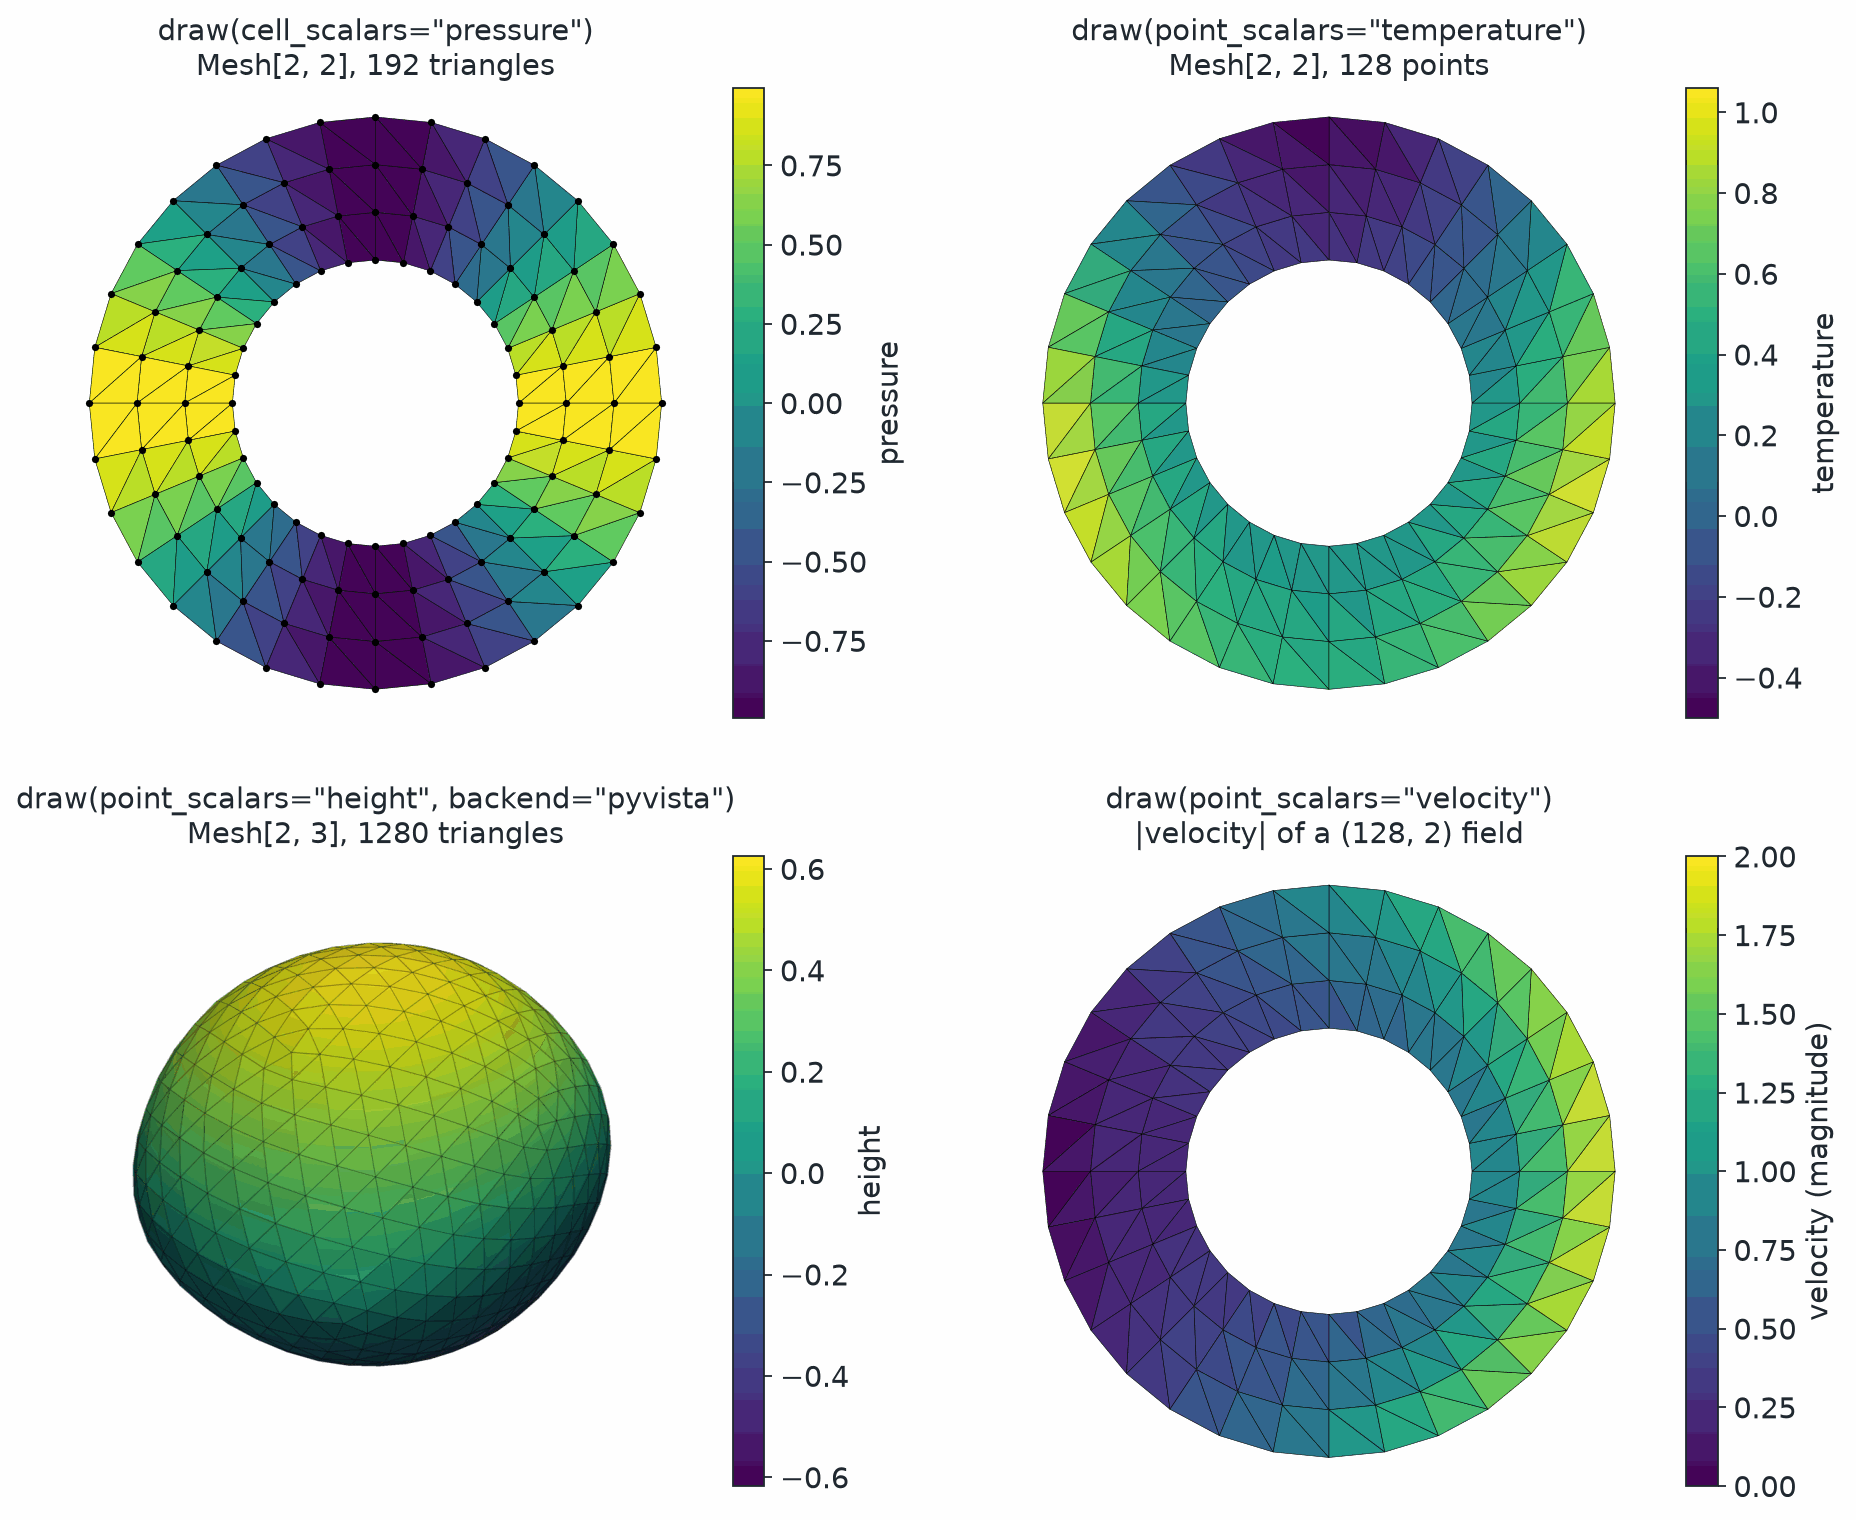

Recreate this plot in Python.
# SPDX-FileCopyrightText: Copyright (c) 2023 - 2026 NVIDIA CORPORATION & AFFILIATES.
# SPDX-FileCopyrightText: All rights reserved.
# SPDX-License-Identifier: Apache-2.0
#
# Licensed under the Apache License, Version 2.0 (the "License");
# you may not use this file except in compliance with the License.
# You may obtain a copy of the License at
#
# http://www.apache.org/licenses/LICENSE-2.0
#
# Unless required by applicable law or agreed to in writing, software
# distributed under the License is distributed on an "AS IS" BASIS,
# WITHOUT WARRANTIES OR CONDITIONS OF ANY KIND, either express or implied.
# See the License for the specific language governing permissions and
# limitations under the License.

"""Render four Mesh.draw calls side by side, each drawn by Mesh.draw itself."""

import sys
from pathlib import Path

import matplotlib.pyplot as plt
import pyvista as pv
import torch

sys.path.insert(0, str(Path(__file__).parent))
import _style as S  # noqa: E402

from physicsnemo.mesh.primitives.planar import annulus_2d  # noqa: E402
from physicsnemo.mesh.primitives.procedural import lumpy_sphere  # noqa: E402

pv.OFF_SCREEN = True

OUTPUT = Path(__file__).parent / "draw_gallery.png"


def main():
    """Generate the documentation image."""

    planar = annulus_2d.load(n_radial=4, n_angular=32)
    x, y = planar.points.unbind(dim=-1)
    planar.point_data["temperature"] = x**2 - 0.5 * y
    angle = torch.atan2(planar.cell_centroids[:, 1], planar.cell_centroids[:, 0])
    planar.cell_data["pressure"] = torch.cos(2 * angle)
    planar.point_data["velocity"] = torch.stack([-y, x], dim=-1) * (1.0 + x)[:, None]

    surface = lumpy_sphere.load(subdivisions=3, noise_amplitude=0.4, seed=1)
    surface.point_data["height"] = surface.points[:, 2]

    figure, grid = plt.subplots(2, 2, figsize=(12.0, 9.6))
    axes = grid.ravel()

    planar.draw(show=False, ax=axes[0], cell_scalars="pressure")
    axes[0].set_title(
        f'draw(cell_scalars="pressure")\n{S.mesh_label(planar, "triangles")}'
    )

    planar.draw(show=False, ax=axes[1], point_scalars="temperature")
    axes[1].set_title(
        f'draw(point_scalars="temperature")\n'
        f"Mesh[{planar.n_manifold_dims}, {planar.n_spatial_dims}], {planar.n_points} points"
    )

    # backend="pyvista" draws on a Plotter. Its image goes into the matplotlib panel.
    plotter = pv.Plotter(off_screen=True, window_size=(900, 900))
    plotter.set_background("white")
    plotter.enable_anti_aliasing("ssaa")
    surface.draw(
        backend="pyvista",
        show=False,
        ax=plotter,
        point_scalars="height",
        alpha_points=0.0,
        backend_options={"show_scalar_bar": False},
    )
    plotter.view_vector(S.VIEW_VECTOR, viewup=S.VIEW_UP)
    plotter.reset_camera()
    plotter.camera.zoom(1.35)
    axes[2].imshow(plotter.screenshot(return_img=True))
    plotter.close()
    height = surface.point_data["height"]
    figure.colorbar(
        plt.cm.ScalarMappable(
            plt.Normalize(float(height.min()), float(height.max())), S.SEQUENTIAL
        ),
        ax=axes[2],
        label="height",
    )
    axes[2].set_title(
        f'draw(point_scalars="height", backend="pyvista")\n'
        f"{S.mesh_label(surface, 'triangles')}"
    )

    planar.draw(show=False, ax=axes[3], point_scalars="velocity")
    axes[3].set_title(
        f'draw(point_scalars="velocity")\n'
        f"|velocity| of a {tuple(planar.point_data['velocity'].shape)} field"
    )

    for axis in axes:
        S.clean_axis(axis)
    figure.subplots_adjust(
        left=0.01, right=0.95, bottom=0.02, top=0.93, wspace=0.12, hspace=0.22
    )
    S.save(figure, OUTPUT, tight=True)


if __name__ == "__main__":
    main()
